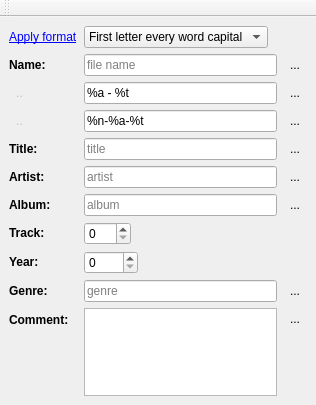
<?xml version="1.0" encoding="UTF-8"?>
<ui version="4.0">
 <class>MainWindow</class>
 <widget class="QMainWindow" name="MainWindow">
  <property name="geometry">
   <rect>
    <x>0</x>
    <y>0</y>
    <width>316</width>
    <height>405</height>
   </rect>
  </property>
  <property name="windowTitle">
   <string>MainWindow</string>
  </property>
  <widget class="QWidget" name="centralwidget">
   <layout class="QVBoxLayout" name="verticalLayout_2">
    <item>
     <layout class="QFormLayout" name="formLayout">
      <property name="fieldGrowthPolicy">
       <enum>QFormLayout::ExpandingFieldsGrow</enum>
      </property>
      <item row="0" column="0">
       <widget class="QLabel" name="applyFormatLabel">
        <property name="text">
         <string>&lt;p&gt;&lt;a href=&quot;apply&quot;&gt;Apply format&lt;/a&gt;&lt;/p&gt;</string>
        </property>
        <property name="openExternalLinks">
         <bool>false</bool>
        </property>
       </widget>
      </item>
      <item row="0" column="1">
       <widget class="QComboBox" name="comboBox">
        <property name="currentIndex">
         <number>3</number>
        </property>
        <item>
         <property name="text">
          <string>All capital letter</string>
         </property>
        </item>
        <item>
         <property name="text">
          <string>All lower case letter</string>
         </property>
        </item>
        <item>
         <property name="text">
          <string>First letter capital</string>
         </property>
        </item>
        <item>
         <property name="text">
          <string>First letter every word capital</string>
         </property>
        </item>
       </widget>
      </item>
      <item row="1" column="0">
       <widget class="QLabel" name="fileNameLabel">
        <property name="text">
         <string>&lt;p&gt;&lt;b&gt;Name:&lt;/b&gt;&lt;/p&gt;</string>
        </property>
       </widget>
      </item>
      <item row="1" column="1">
       <layout class="QHBoxLayout" name="horizontalLayout_2">
        <item>
         <widget class="QLineEdit" name="fileNameLine">
          <property name="alignment">
           <set>Qt::AlignLeading|Qt::AlignLeft|Qt::AlignVCenter</set>
          </property>
          <property name="dragEnabled">
           <bool>true</bool>
          </property>
          <property name="placeholderText">
           <string>file name</string>
          </property>
         </widget>
        </item>
        <item>
         <widget class="QToolButton" name="clearButton1">
          <property name="text">
           <string>...</string>
          </property>
          <property name="autoRaise">
           <bool>true</bool>
          </property>
         </widget>
        </item>
       </layout>
      </item>
      <item row="2" column="0">
       <widget class="QToolButton" name="toFileName">
        <property name="enabled">
         <bool>false</bool>
        </property>
        <property name="text">
         <string>..</string>
        </property>
        <property name="autoRaise">
         <bool>true</bool>
        </property>
       </widget>
      </item>
      <item row="2" column="1">
       <layout class="QHBoxLayout" name="horizontalLayout_8">
        <item>
         <widget class="QLineEdit" name="toFileNameLine">
          <property name="text">
           <string>%a - %t</string>
          </property>
          <property name="placeholderText">
           <string>to file name</string>
          </property>
         </widget>
        </item>
        <item>
         <widget class="QToolButton" name="clearButton7">
          <property name="text">
           <string>...</string>
          </property>
          <property name="autoRaise">
           <bool>true</bool>
          </property>
         </widget>
        </item>
       </layout>
      </item>
      <item row="3" column="0">
       <widget class="QToolButton" name="fromFileName">
        <property name="enabled">
         <bool>false</bool>
        </property>
        <property name="text">
         <string>..</string>
        </property>
        <property name="autoRaise">
         <bool>true</bool>
        </property>
       </widget>
      </item>
      <item row="3" column="1">
       <layout class="QHBoxLayout" name="horizontalLayout_9">
        <item>
         <widget class="QLineEdit" name="fromFileNameLine">
          <property name="text">
           <string>%n-%a-%t</string>
          </property>
          <property name="placeholderText">
           <string>from file name</string>
          </property>
         </widget>
        </item>
        <item>
         <widget class="QToolButton" name="clearButton8">
          <property name="text">
           <string>...</string>
          </property>
          <property name="autoRaise">
           <bool>true</bool>
          </property>
         </widget>
        </item>
       </layout>
      </item>
      <item row="4" column="0">
       <widget class="QLabel" name="titleLabel">
        <property name="text">
         <string>&lt;p&gt;&lt;b&gt;Title:&lt;/b&gt;&lt;/p&gt;</string>
        </property>
       </widget>
      </item>
      <item row="4" column="1">
       <layout class="QHBoxLayout" name="horizontalLayout_3">
        <item>
         <widget class="QLineEdit" name="titleLine">
          <property name="alignment">
           <set>Qt::AlignLeading|Qt::AlignLeft|Qt::AlignVCenter</set>
          </property>
          <property name="dragEnabled">
           <bool>true</bool>
          </property>
          <property name="placeholderText">
           <string>title</string>
          </property>
         </widget>
        </item>
        <item>
         <widget class="QToolButton" name="clearButton2">
          <property name="text">
           <string>...</string>
          </property>
          <property name="autoRaise">
           <bool>true</bool>
          </property>
         </widget>
        </item>
       </layout>
      </item>
      <item row="5" column="0">
       <widget class="QLabel" name="artistLabel">
        <property name="text">
         <string>&lt;p&gt;&lt;b&gt;Artist:&lt;/b&gt;&lt;/p&gt;</string>
        </property>
       </widget>
      </item>
      <item row="5" column="1">
       <layout class="QHBoxLayout" name="horizontalLayout_4">
        <item>
         <widget class="QLineEdit" name="artistLine">
          <property name="alignment">
           <set>Qt::AlignLeading|Qt::AlignLeft|Qt::AlignVCenter</set>
          </property>
          <property name="dragEnabled">
           <bool>true</bool>
          </property>
          <property name="placeholderText">
           <string>artist</string>
          </property>
         </widget>
        </item>
        <item>
         <widget class="QToolButton" name="clearButton3">
          <property name="text">
           <string>...</string>
          </property>
          <property name="autoRaise">
           <bool>true</bool>
          </property>
         </widget>
        </item>
       </layout>
      </item>
      <item row="6" column="0">
       <widget class="QLabel" name="albumLabel">
        <property name="text">
         <string>&lt;p&gt;&lt;b&gt;Album:&lt;/b&gt;&lt;/p&gt;</string>
        </property>
       </widget>
      </item>
      <item row="6" column="1">
       <layout class="QHBoxLayout" name="horizontalLayout_5">
        <item>
         <widget class="QLineEdit" name="albumLine">
          <property name="alignment">
           <set>Qt::AlignLeading|Qt::AlignLeft|Qt::AlignVCenter</set>
          </property>
          <property name="dragEnabled">
           <bool>true</bool>
          </property>
          <property name="placeholderText">
           <string>album</string>
          </property>
         </widget>
        </item>
        <item>
         <widget class="QToolButton" name="clearButton4">
          <property name="text">
           <string>...</string>
          </property>
          <property name="autoRaise">
           <bool>true</bool>
          </property>
         </widget>
        </item>
       </layout>
      </item>
      <item row="7" column="0">
       <widget class="QLabel" name="trackLabel">
        <property name="text">
         <string>&lt;p&gt;&lt;b&gt;Track:&lt;/b&gt;&lt;/p&gt;</string>
        </property>
       </widget>
      </item>
      <item row="7" column="1">
       <widget class="QSpinBox" name="trackLine">
        <property name="maximum">
         <number>999</number>
        </property>
       </widget>
      </item>
      <item row="8" column="0">
       <widget class="QLabel" name="yearLabel">
        <property name="text">
         <string>&lt;p&gt;&lt;b&gt;Year:&lt;/b&gt;&lt;/p&gt;</string>
        </property>
       </widget>
      </item>
      <item row="8" column="1">
       <widget class="QSpinBox" name="yearLine">
        <property name="maximum">
         <number>3000</number>
        </property>
       </widget>
      </item>
      <item row="9" column="0">
       <widget class="QLabel" name="genreLabel">
        <property name="text">
         <string>&lt;p&gt;&lt;b&gt;Genre:&lt;/b&gt;&lt;/p&gt;</string>
        </property>
       </widget>
      </item>
      <item row="9" column="1">
       <layout class="QHBoxLayout" name="horizontalLayout_6">
        <item>
         <widget class="QLineEdit" name="genreLine">
          <property name="alignment">
           <set>Qt::AlignLeading|Qt::AlignLeft|Qt::AlignVCenter</set>
          </property>
          <property name="dragEnabled">
           <bool>true</bool>
          </property>
          <property name="placeholderText">
           <string>genre</string>
          </property>
         </widget>
        </item>
        <item>
         <widget class="QToolButton" name="clearButton5">
          <property name="text">
           <string>...</string>
          </property>
          <property name="autoRaise">
           <bool>true</bool>
          </property>
         </widget>
        </item>
       </layout>
      </item>
      <item row="10" column="0">
       <widget class="QLabel" name="commentLabel">
        <property name="text">
         <string>&lt;p&gt;&lt;b&gt;Comment:&lt;/b&gt;&lt;/p&gt;</string>
        </property>
       </widget>
      </item>
      <item row="10" column="1">
       <layout class="QHBoxLayout" name="horizontalLayout_7">
        <item>
         <widget class="QPlainTextEdit" name="commentLine">
          <property name="centerOnScroll">
           <bool>false</bool>
          </property>
         </widget>
        </item>
        <item>
         <layout class="QVBoxLayout" name="verticalLayout">
          <item>
           <widget class="QToolButton" name="clearButton6">
            <property name="text">
             <string>...</string>
            </property>
            <property name="autoRaise">
             <bool>true</bool>
            </property>
           </widget>
          </item>
          <item>
           <spacer name="verticalSpacer_2">
            <property name="orientation">
             <enum>Qt::Vertical</enum>
            </property>
            <property name="sizeHint" stdset="0">
             <size>
              <width>20</width>
              <height>40</height>
             </size>
            </property>
           </spacer>
          </item>
         </layout>
        </item>
       </layout>
      </item>
     </layout>
    </item>
    <item>
     <spacer name="verticalSpacer">
      <property name="orientation">
       <enum>Qt::Vertical</enum>
      </property>
      <property name="sizeHint" stdset="0">
       <size>
        <width>20</width>
        <height>40</height>
       </size>
      </property>
     </spacer>
    </item>
   </layout>
  </widget>
  <widget class="QMenuBar" name="menubar">
   <property name="geometry">
    <rect>
     <x>0</x>
     <y>0</y>
     <width>316</width>
     <height>19</height>
    </rect>
   </property>
  </widget>
  <widget class="QToolBar" name="toolBar">
   <property name="windowTitle">
    <string>toolBar</string>
   </property>
   <attribute name="toolBarArea">
    <enum>TopToolBarArea</enum>
   </attribute>
   <attribute name="toolBarBreak">
    <bool>false</bool>
   </attribute>
  </widget>
 </widget>
 <resources/>
 <connections>
  <connection>
   <sender>clearButton1</sender>
   <signal>pressed()</signal>
   <receiver>fileNameLine</receiver>
   <slot>clear()</slot>
   <hints>
    <hint type="sourcelabel">
     <x>309</x>
     <y>88</y>
    </hint>
    <hint type="destinationlabel">
     <x>281</x>
     <y>88</y>
    </hint>
   </hints>
  </connection>
  <connection>
   <sender>clearButton2</sender>
   <signal>pressed()</signal>
   <receiver>titleLine</receiver>
   <slot>clear()</slot>
   <hints>
    <hint type="sourcelabel">
     <x>309</x>
     <y>178</y>
    </hint>
    <hint type="destinationlabel">
     <x>281</x>
     <y>178</y>
    </hint>
   </hints>
  </connection>
  <connection>
   <sender>clearButton3</sender>
   <signal>pressed()</signal>
   <receiver>artistLine</receiver>
   <slot>clear()</slot>
   <hints>
    <hint type="sourcelabel">
     <x>309</x>
     <y>208</y>
    </hint>
    <hint type="destinationlabel">
     <x>281</x>
     <y>208</y>
    </hint>
   </hints>
  </connection>
  <connection>
   <sender>clearButton4</sender>
   <signal>pressed()</signal>
   <receiver>albumLine</receiver>
   <slot>clear()</slot>
   <hints>
    <hint type="sourcelabel">
     <x>309</x>
     <y>238</y>
    </hint>
    <hint type="destinationlabel">
     <x>281</x>
     <y>238</y>
    </hint>
   </hints>
  </connection>
  <connection>
   <sender>clearButton5</sender>
   <signal>pressed()</signal>
   <receiver>genreLine</receiver>
   <slot>clear()</slot>
   <hints>
    <hint type="sourcelabel">
     <x>309</x>
     <y>324</y>
    </hint>
    <hint type="destinationlabel">
     <x>281</x>
     <y>324</y>
    </hint>
   </hints>
  </connection>
  <connection>
   <sender>clearButton6</sender>
   <signal>pressed()</signal>
   <receiver>commentLine</receiver>
   <slot>clear()</slot>
   <hints>
    <hint type="sourcelabel">
     <x>308</x>
     <y>355</y>
    </hint>
    <hint type="destinationlabel">
     <x>279</x>
     <y>394</y>
    </hint>
   </hints>
  </connection>
  <connection>
   <sender>clearButton7</sender>
   <signal>pressed()</signal>
   <receiver>toFileNameLine</receiver>
   <slot>clear()</slot>
   <hints>
    <hint type="sourcelabel">
     <x>309</x>
     <y>118</y>
    </hint>
    <hint type="destinationlabel">
     <x>281</x>
     <y>118</y>
    </hint>
   </hints>
  </connection>
  <connection>
   <sender>clearButton8</sender>
   <signal>pressed()</signal>
   <receiver>fromFileNameLine</receiver>
   <slot>clear()</slot>
   <hints>
    <hint type="sourcelabel">
     <x>292</x>
     <y>136</y>
    </hint>
    <hint type="destinationlabel">
     <x>249</x>
     <y>136</y>
    </hint>
   </hints>
  </connection>
 </connections>
</ui>
